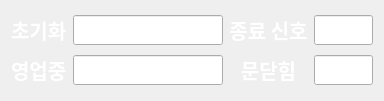
   <widget class="QWidget" name="layoutWidget">
    <property name="geometry">
     <rect>
      <x>10</x>
      <y>9</y>
      <width>384</width>
      <height>101</height>
     </rect>
    </property>
    <layout class="QGridLayout" name="gridLayout_2">
     <item row="0" column="0">
      <widget class="QLabel" name="label_136">
       <property name="font">
        <font>
         <family>함초롬돋움</family>
         <pointsize>15</pointsize>
         <weight>75</weight>
         <bold>true</bold>
        </font>
       </property>
       <property name="styleSheet">
        <string notr="true">color: rgb(255, 255, 255);</string>
       </property>
       <property name="text">
        <string>초기화</string>
       </property>
      </widget>
     </item>
     <item row="0" column="1">
      <widget class="QLineEdit" name="LE_PLATFORM_INITIALIZING">
       <property name="minimumSize">
        <size>
         <width>150</width>
         <height>30</height>
        </size>
       </property>
       <property name="maximumSize">
        <size>
         <width>150</width>
         <height>16777215</height>
        </size>
       </property>
       <property name="font">
        <font>
         <pointsize>8</pointsize>
        </font>
       </property>
       <property name="alignment">
        <set>Qt::AlignCenter</set>
       </property>
       <property name="readOnly">
        <bool>true</bool>
       </property>
      </widget>
     </item>
     <item row="0" column="2">
      <widget class="QLabel" name="label_148">
       <property name="font">
        <font>
         <family>함초롬돋움</family>
         <pointsize>15</pointsize>
         <weight>75</weight>
         <bold>true</bold>
        </font>
       </property>
       <property name="styleSheet">
        <string notr="true">color: rgb(255, 255, 255);</string>
       </property>
       <property name="text">
        <string>종료 신호</string>
       </property>
       <property name="alignment">
        <set>Qt::AlignCenter</set>
       </property>
      </widget>
     </item>
     <item row="0" column="3">
      <widget class="QLineEdit" name="LE_PLATFORM_WAITING_STOP">
       <property name="minimumSize">
        <size>
         <width>0</width>
         <height>30</height>
        </size>
       </property>
       <property name="font">
        <font>
         <pointsize>8</pointsize>
        </font>
       </property>
       <property name="readOnly">
        <bool>true</bool>
       </property>
      </widget>
     </item>
     <item row="1" column="0">
      <widget class="QLabel" name="label_149">
       <property name="font">
        <font>
         <family>함초롬돋움</family>
         <pointsize>15</pointsize>
         <weight>75</weight>
         <bold>true</bold>
        </font>
       </property>
       <property name="styleSheet">
        <string notr="true">color: rgb(255, 255, 255);</string>
       </property>
       <property name="text">
        <string>영업중</string>
       </property>
      </widget>
     </item>
     <item row="1" column="1">
      <widget class="QLineEdit" name="LE_PLATFORM_OPERATING">
       <property name="minimumSize">
        <size>
         <width>150</width>
         <height>30</height>
        </size>
       </property>
       <property name="maximumSize">
        <size>
         <width>150</width>
         <height>16777215</height>
        </size>
       </property>
       <property name="font">
        <font>
         <pointsize>8</pointsize>
        </font>
       </property>
       <property name="alignment">
        <set>Qt::AlignCenter</set>
       </property>
       <property name="readOnly">
        <bool>true</bool>
       </property>
      </widget>
     </item>
     <item row="1" column="2">
      <widget class="QLabel" name="label_139">
       <property name="font">
        <font>
         <family>함초롬돋움</family>
         <pointsize>15</pointsize>
         <weight>75</weight>
         <bold>true</bold>
        </font>
       </property>
       <property name="layoutDirection">
        <enum>Qt::RightToLeft</enum>
       </property>
       <property name="styleSheet">
        <string notr="true">color: rgb(255, 255, 255);</string>
       </property>
       <property name="text">
        <string>문닫힘</string>
       </property>
       <property name="alignment">
        <set>Qt::AlignCenter</set>
       </property>
      </widget>
     </item>
     <item row="1" column="3">
      <widget class="QLineEdit" name="LE_PLATFORM_CLOSED">
       <property name="minimumSize">
        <size>
         <width>0</width>
         <height>30</height>
        </size>
       </property>
       <property name="font">
        <font>
         <pointsize>8</pointsize>
        </font>
       </property>
       <property name="readOnly">
        <bool>true</bool>
       </property>
      </widget>
     </item>
    </layout>
   </widget>
